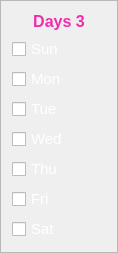
    <widget class="QFrame" name="SubjectDays_3">
     <property name="geometry">
      <rect>
       <x>670</x>
       <y>170</y>
       <width>118</width>
       <height>233</height>
      </rect>
     </property>
     <property name="frameShape">
      <enum>QFrame::StyledPanel</enum>
     </property>
     <property name="frameShadow">
      <enum>QFrame::Raised</enum>
     </property>
     <layout class="QVBoxLayout" name="verticalLayout_6">
      <item>
       <widget class="QLabel" name="Subject3DaysHeading">
        <property name="font">
         <font>
          <pointsize>12</pointsize>
          <weight>75</weight>
          <bold>true</bold>
         </font>
        </property>
        <property name="styleSheet">
         <string notr="true">QLabel{
	
color: rgb(241, 44, 172);
border-radius:10px;

}</string>
        </property>
        <property name="midLineWidth">
         <number>4</number>
        </property>
        <property name="text">
         <string>Days 3</string>
        </property>
        <property name="alignment">
         <set>Qt::AlignCenter</set>
        </property>
       </widget>
      </item>
      <item>
       <widget class="QCheckBox" name="Subject3Sunday">
        <property name="font">
         <font>
          <pointsize>11</pointsize>
         </font>
        </property>
        <property name="styleSheet">
         <string notr="true">QCheckBox{

	color: rgb(255, 255, 255);
}</string>
        </property>
        <property name="text">
         <string>Sun</string>
        </property>
        <property name="tristate">
         <bool>false</bool>
        </property>
       </widget>
      </item>
      <item>
       <widget class="QCheckBox" name="Subject3Monday">
        <property name="font">
         <font>
          <pointsize>11</pointsize>
         </font>
        </property>
        <property name="styleSheet">
         <string notr="true">QCheckBox{

	color: rgb(255, 255, 255);
}</string>
        </property>
        <property name="text">
         <string>Mon</string>
        </property>
        <property name="tristate">
         <bool>false</bool>
        </property>
       </widget>
      </item>
      <item>
       <widget class="QCheckBox" name="Subject3Tuesday">
        <property name="font">
         <font>
          <pointsize>11</pointsize>
         </font>
        </property>
        <property name="styleSheet">
         <string notr="true">QCheckBox{

	color: rgb(255, 255, 255);
}</string>
        </property>
        <property name="text">
         <string>Tue</string>
        </property>
        <property name="tristate">
         <bool>false</bool>
        </property>
       </widget>
      </item>
      <item>
       <widget class="QCheckBox" name="Subject3Wednesday">
        <property name="font">
         <font>
          <pointsize>11</pointsize>
         </font>
        </property>
        <property name="styleSheet">
         <string notr="true">QCheckBox{

	color: rgb(255, 255, 255);
}</string>
        </property>
        <property name="text">
         <string>Wed</string>
        </property>
        <property name="tristate">
         <bool>false</bool>
        </property>
       </widget>
      </item>
      <item>
       <widget class="QCheckBox" name="Subject3Thursday">
        <property name="font">
         <font>
          <pointsize>11</pointsize>
         </font>
        </property>
        <property name="styleSheet">
         <string notr="true">QCheckBox{

	color: rgb(255, 255, 255);
}</string>
        </property>
        <property name="text">
         <string>Thu</string>
        </property>
        <property name="tristate">
         <bool>false</bool>
        </property>
       </widget>
      </item>
      <item>
       <widget class="QCheckBox" name="Subject3Friday">
        <property name="font">
         <font>
          <pointsize>11</pointsize>
         </font>
        </property>
        <property name="styleSheet">
         <string notr="true">QCheckBox{

	color: rgb(255, 255, 255);
}</string>
        </property>
        <property name="text">
         <string>Fri</string>
        </property>
        <property name="tristate">
         <bool>false</bool>
        </property>
       </widget>
      </item>
      <item>
       <widget class="QCheckBox" name="Subject3Saturday">
        <property name="font">
         <font>
          <pointsize>11</pointsize>
         </font>
        </property>
        <property name="styleSheet">
         <string notr="true">QCheckBox{

	color: rgb(255, 255, 255);
}</string>
        </property>
        <property name="text">
         <string>Sat</string>
        </property>
        <property name="tristate">
         <bool>false</bool>
        </property>
       </widget>
      </item>
     </layout>
    </widget>
